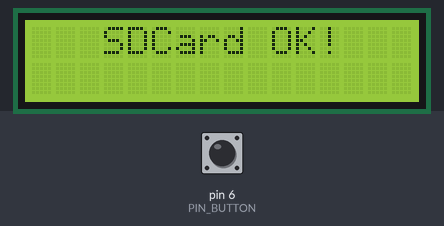
This program was run on a simulated Arduino Uno, built with avr-gcc and run on an emulated ATmega328P. Shown: 16×2 character LCD. Inputs (shaded band) come from the test bench; at power-on: pin 6 (PIN_BUTTON) HIGH. Storage starts empty; what the program prints to the serial monitor is not drawn.

Above: at 1.7 s.
At 4.3 s:
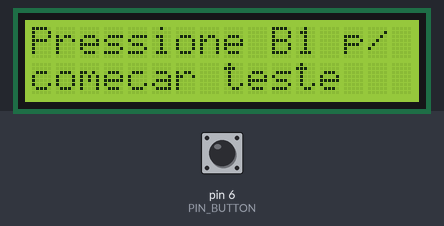
4.4 s: pin 6 (PIN_BUTTON) pulled LOW for 0.15 s
At 4.8 s:
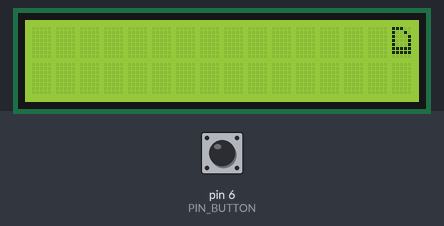
6.0 s: pin 6 (PIN_BUTTON) pulled LOW for 1 s
At 7.1 s:
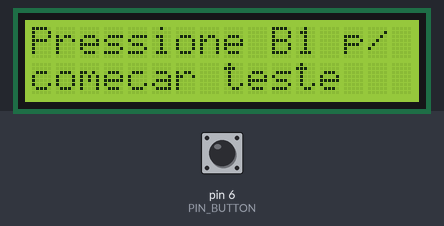
8.5 s: pin 6 (PIN_BUTTON) pulled LOW for 3.2 s
At 9.2 s:
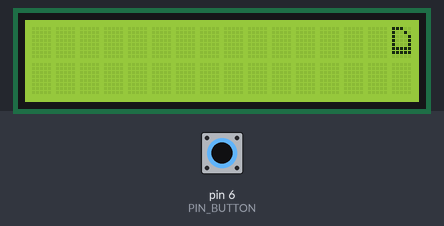
Timing chart, 0 to 11.5 s (numbered marks = the images above; inputs shaded):
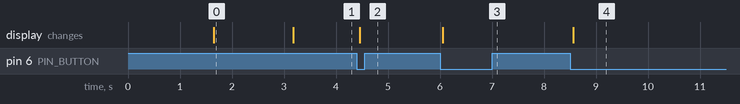

Measured:
- after the input at 4.4 s, the display: changes after 0.06 s (image 2)
- after the input at 6.0 s, the display: changes after 0.05 s (image 3)
- after the input at 8.5 s, the display: changes after 0.06 s (image 4)
- what the display in image 0 shows lasts 1.6 s, from 1.6 s to 3.2 s

The program:

main.cpp
```cpp
/***********************************************************************************************************************
 * @file main.cpp
 * @brief Ponto de entrada do firmware — delega toda a logica ao CoreModule.
 **********************************************************************************************************************/

#include <Arduino.h>
#include "CoreModule.h"

void setup() {
    CoreModule_Init();
}

void loop() {
    CoreModule_Update();
}
```

CoreModule.h
```cpp
#pragma once

/***********************************************************************************************************************
 * @file CoreModule.h
 * @addtogroup CoreModule
 * @brief Interface do modulo principal — maquina de estados e ciclo de atualizacao.
 * @details Responsavel pela inicializacao dos sistemas e pela maquina de estados (IDLE <-> LOGGING).
 *          Nao editar entre testes.
 **********************************************************************************************************************/

/***********************************************************************************************************************
 * PROTOTIPOS PUBLICOS
 **********************************************************************************************************************/

void CoreModule_Init();
void CoreModule_Update();
```

SdModule.h
```cpp
#pragma once
#include <Arduino.h>

/***********************************************************************************************************************
 * @file SdModule.h
 * @addtogroup SdModule
 * @brief Interface do modulo de logging CSV em cartao SD via HSPI.
 * @details Todas as funcoes retornam bool: true = sucesso, false = erro.
 *          Erros sao reportados via Serial (115200 baud).
 **********************************************************************************************************************/

/***********************************************************************************************************************
 * PROTOTIPOS PUBLICOS
 **********************************************************************************************************************/

bool     SdModule_Init();
bool     SdModule_StartLog(const char* csvHeader);
bool     SdModule_StopLog();
bool     SdModule_WriteLine(const char* line);
bool     SdModule_IsLogging();
uint32_t SdModule_GetRowCount();
```

CoreModule.cpp
```cpp
/***********************************************************************************************************************
 * @file CoreModule.cpp
 * @addtogroup CoreModule
 * @brief Implementacao do modulo principal — maquina de estados e ciclo de atualizacao.
 * @author  Gabriel Domingos
 * @details Responsavel pelo timer de 1 ms via hardware, debounce do botao e maquina de estados
 *          IDLE <-> LOGGING. Nao editar entre testes.
 **********************************************************************************************************************/

/***********************************************************************************************************************
 * INCLUDES
 **********************************************************************************************************************/

#include "CoreModule.h"
#include "PinConfig.h"
#include "SdModule.h"
#include "LcdModule.h"
#include <TimerOne.h>    // Biblioteca de timer de hardware para Arduino Uno (substitui timerBegin do ESP32)

extern void        UserCode_Setup();
extern void        UserCode_Loop();
extern void        UserCode_UpdateDisplay(uint32_t elapsedMs);
extern void        UserCode_Stop();
extern const char* UserCode_GetCsvHeader();
extern const char* UserCode_GetDataRow(uint32_t elapsedMs);

/***********************************************************************************************************************
 * VARIAVEIS LOCAIS
 **********************************************************************************************************************/

/* --- ESP32: handle do timer de hardware Espressif (comentado) ---
static hw_timer_t*       _timer   = nullptr;
*/
static volatile uint32_t _sysTick = 0;

enum State { STATE_IDLE, STATE_LOGGING };

static State    _state      = STATE_IDLE;
static uint32_t _logStartMs = 0;
static uint32_t _lastLogMs  = 0;
static bool     _btnPrev    = false;

static const uint8_t DEBOUNCE_TICKS = 10; ///< Janela de debounce em ms

static bool     _debouncedBtn    = false;
static uint8_t  _debounceCounter = 0;
static uint32_t _lastTick        = 0;

/***********************************************************************************************************************
 * FUNCOES PRIVADAS
 **********************************************************************************************************************/

/***********************************************************************************************************************
 * @brief ISR do timer de hardware — incrementa o tick global a cada 1 ms.
 * @retval Nenhum.
 **********************************************************************************************************************/
/* --- ESP32: IRAM_ATTR coloca a ISR na SRAM interna do chip; nao existe no AVR (comentado) ---
void IRAM_ATTR _Timer_ISR() {
    _sysTick++;
}
*/
/* --- Arduino Uno: ISR chamada pelo TimerOne a cada 1 ms --- */
void _Timer_ISR() {
    _sysTick++;
}

/***********************************************************************************************************************
 * @brief Retorna o tempo atual em milissegundos desde o inicio da execucao.
 * @retval Timestamp em ms.
 **********************************************************************************************************************/
static inline uint32_t _GetMs() {
    return _sysTick;
}

/***********************************************************************************************************************
 * @brief Aplica debounce digital por amostragem de 1 ms.
 * @details Confirma mudanca de estado somente apos DEBOUNCE_TICKS amostras consecutivas no novo estado.
 * @param rawInput  Leitura bruta do pino (true = pressionado).
 * @retval Estado debouncado do botao.
 **********************************************************************************************************************/
static bool _Debounce_Read(bool rawInput) {
    uint32_t currentTick = _GetMs();

    if (currentTick != _lastTick) {
        _lastTick = currentTick;

        if (rawInput != _debouncedBtn) {
            if (++_debounceCounter >= DEBOUNCE_TICKS) {
                _debouncedBtn    = rawInput;
                _debounceCounter = 0;
            }
        } else {
            _debounceCounter = 0;
        }
    }

    return _debouncedBtn;
}

/***********************************************************************************************************************
 * FUNCOES PUBLICAS
 **********************************************************************************************************************/

/***********************************************************************************************************************
 * @brief Inicializa todos os subsistemas do case de testes.
 * @details Configura o timer de 1 ms, inicializa LCD e SD Card, chama UserCode_Setup()
 *          e aguarda o primeiro pressionamento do botao.
 * @retval Nenhum.
 **********************************************************************************************************************/
void CoreModule_Init() {
    Serial.begin(115200);

    /* --- ESP32: timer de hardware Espressif — prescaler 80 (1 tick = 1 us), alarme a cada 1000 us = 1 ms (comentado) ---
    _timer = timerBegin(0, 80, true);
    timerAttachInterrupt(_timer, &_Timer_ISR, true);
    timerAlarmWrite(_timer, 1000, true);
    timerAlarmEnable(_timer);
    */
    /* --- Arduino Uno: TimerOne — inicializa com periodo de 1000 us (1 ms) e registra a ISR --- */
    Timer1.initialize(1000);
    Timer1.attachInterrupt(_Timer_ISR);

    LcdModule_Init();
    /* --- ESP32: vTaskDelay usa o escalonador FreeRTOS; portTICK_PERIOD_MS converte ms em ticks (comentado) ---
    vTaskDelay(1500 / portTICK_PERIOD_MS);
    */
    delay(1500); // Arduino Uno: delay() bloqueante equivalente

    if (!SdModule_Init()) {
        LcdModule_ShowMessage(" SDCard ERROR!  ", "");
    }
    else {
        LcdModule_ShowMessage("   SDCard OK!   ", "");
    }
    /* --- ESP32 (comentado) --- vTaskDelay(1500 / portTICK_PERIOD_MS); */
    delay(1500);

    pinMode(PIN_BUTTON, INPUT_PULLUP);

    /* --- USER CODE SETUP ---- */
    UserCode_Setup();
    /* ------------------------ */

    LcdModule_ShowMessage("Pressione B1 p/", "comecar teste");
    Serial.println("[CORE] Sistema pronto.");
}

/***********************************************************************************************************************
 * @brief Executa um ciclo da maquina de estados (IDLE <-> LOGGING).
 * @details Deve ser chamada continuamente no loop() do Arduino.
 *          Gerencia o debounce do botao, dispara gravacao CSV, atualiza o display
 *          e chama UserCode_Loop() a cada iteracao durante a gravacao.
 * @retval Nenhum.
 **********************************************************************************************************************/
void CoreModule_Update() {
    bool btnNow     = _Debounce_Read(digitalRead(PIN_BUTTON) == LOW);
    bool btnPressed = (btnNow && !_btnPrev);
    _btnPrev = btnNow;
    uint32_t elapsed = _GetMs() - _logStartMs;

    switch (_state) {

        case STATE_IDLE:
            if (btnPressed) {
                bool ok = SdModule_StartLog(UserCode_GetCsvHeader());
                LcdModule_SetRecordingIndicator(ok);
                LcdModule_ShowMessage("", "");
                _logStartMs = _GetMs();
                _state      = STATE_LOGGING;
                Serial.println("[CORE] Gravacao iniciada.");
            }
            break;

        case STATE_LOGGING:

            if (_GetMs() - _lastLogMs >= USER_LOG_INTERVAL_MS) {
                _lastLogMs = _GetMs();
                if (!SdModule_WriteLine(UserCode_GetDataRow(elapsed))) {
                    LcdModule_SetRecordingIndicator(false);
                    Serial.println("[CORE] Erro ao escrever linha no SD.");
                }

                /* --- USER CODE UPDATE DISPLAY --- */
                UserCode_UpdateDisplay(elapsed);
                /* -------------------------------- */
            }

            /* --- USER CODE LOOP --- */
            UserCode_Loop();
            /* ---------------------- */

            if (btnPressed) {
                SdModule_StopLog();
                LcdModule_SetRecordingIndicator(false);
                _state = STATE_IDLE;
                LcdModule_ShowMessage("Pressione B1 p/", "comecar teste");
                Serial.println("[CORE] Gravacao encerrada.");

                /* --- USER CODE STOP LOGGING --- */
                UserCode_Stop();
                /* ------------------------------ */
            }
            break;
    }
}
```

SdModule.cpp
```cpp
/***********************************************************************************************************************
 * @file SdModule.cpp
 * @addtogroup SdModule
 * @author  Gabriel Domingos
 * @brief Implementacao do modulo de logging CSV em cartao SD via HSPI.
 **********************************************************************************************************************/

/***********************************************************************************************************************
 * INCLUDES
 **********************************************************************************************************************/

#include "SdModule.h"
#include "PinConfig.h"
#include <SPI.h>
#include <SD.h>

/***********************************************************************************************************************
 * VARIAVEIS LOCAIS
 **********************************************************************************************************************/

/* --- ESP32: HSPI e o segundo barramento SPI do ESP32, com pinos remapeaveis (comentado) ---
static SPIClass  _hspi(HSPI);
*/
static File      _logFile;
static bool      _isLogging   = false;
static uint32_t  _rowCount    = 0;
static uint32_t  _lastFlushMs = 0;

static const uint32_t FLUSH_INTERVAL_MS = 500; ///< Intervalo de flush para o SD (ms)

/***********************************************************************************************************************
 * FUNCOES PUBLICAS
 **********************************************************************************************************************/

/***********************************************************************************************************************
 * @brief Inicializa o barramento HSPI e monta o cartao SD.
 * @details Deve ser chamada uma vez no setup(), antes de qualquer outra funcao.
 *          Utiliza automaticamente os pinos PIN_SD_* de PinConfig.h.
 * @retval true   Cartao montado com sucesso.
 * @retval false  Cartao nao detectado ou falha na montagem.
 **********************************************************************************************************************/
bool SdModule_Init() {
    /* --- ESP32: HSPI permite configurar pinos SPI arbitrarios; necessario passar a instancia para SD.begin (comentado) ---
    _hspi.begin(PIN_SD_CLK, PIN_SD_MISO, PIN_SD_MOSI, PIN_SD_CS);
    if (!SD.begin(PIN_SD_CS, _hspi)) {
    */
    /* --- Arduino Uno: SPI de hardware com pinos fixos (MOSI=11, MISO=12, SCK=13); apenas o CS e configuravel --- */
    if (!SD.begin(PIN_SD_CS)) {
        Serial.println("[SD] ERRO: cartao nao detectado ou falha na montagem.");
        return false;
    }

    Serial.println("[SD] Cartao montado com sucesso.");
    return true;
}

/***********************************************************************************************************************
 * @brief Abre um novo arquivo CSV no cartao e grava a linha de cabecalho.
 * @details O nome e gerado automaticamente: /log_NNNN.csv (primeiro indice livre).
 * @param csvHeader  String de cabecalho terminada em '\n'. Exemplo: "time_ms,rpm\n"
 * @retval true   Arquivo criado e cabecalho gravado.
 * @retval false  Impossivel criar o arquivo (SD cheio ou limite de 9999 arquivos).
 **********************************************************************************************************************/
bool SdModule_StartLog(const char* csvHeader) {
    if (_isLogging) {
        SdModule_StopLog();
    }

    char filename[16];
    for (uint16_t i = 1; i <= 9999; i++) {
        snprintf(filename, sizeof(filename), "/log_%04u.csv", i);
        if (!SD.exists(filename)) {
            break;
        }
        if (i == 9999) {
            Serial.println("[SD] ERRO: limite de arquivos de log atingido (9999).");
            return false;
        }
    }

    _logFile = SD.open(filename, FILE_WRITE);
    if (!_logFile) {
        /* --- ESP32: Serial.printf existe no core Espressif; nao disponivel no AVR (comentado) ---
        Serial.printf("[SD] ERRO: nao foi possivel criar %s\n", filename);
        */
        Serial.print("[SD] ERRO: nao foi possivel criar "); Serial.println(filename);
        return false;
    }

    _logFile.print(csvHeader);
    _rowCount    = 0;
    _isLogging   = true;
    _lastFlushMs = millis();

    /* --- ESP32 (comentado) --- Serial.printf("[SD] Log iniciado: %s\n", filename); */
    Serial.print("[SD] Log iniciado: "); Serial.println(filename);
    return true;
}

/***********************************************************************************************************************
 * @brief Faz flush e fecha o arquivo de log atual.
 * @details Seguro chamar mesmo sem arquivo aberto (no-op).
 * @retval true   Arquivo fechado corretamente.
 * @retval false  Nenhum arquivo estava aberto.
 **********************************************************************************************************************/
bool SdModule_StopLog() {
    if (!_isLogging) return false;

    _logFile.flush();
    _logFile.close();
    _isLogging = false;

    /* --- ESP32 (comentado) --- Serial.printf("[SD] Log encerrado. Linhas gravadas: %lu\n", (unsigned long)_rowCount); */
    Serial.print("[SD] Log encerrado. Linhas gravadas: "); Serial.println(_rowCount);
    return true;
}

/***********************************************************************************************************************
 * @brief Adiciona uma linha de dados CSV ao arquivo aberto.
 * @details Flush automatico a cada FLUSH_INTERVAL_MS (500 ms).
 * @param line  Linha CSV completa incluindo '\n'. A formatacao e responsabilidade do chamador.
 * @retval true   Linha gravada.
 * @retval false  Nenhum arquivo aberto ou falha na escrita.
 **********************************************************************************************************************/
bool SdModule_WriteLine(const char* line) {
    if (!_isLogging) return false;

    _logFile.print(line);
    _rowCount++;

    uint32_t now = millis();
    if (now - _lastFlushMs >= FLUSH_INTERVAL_MS) {
        _logFile.flush();
        _lastFlushMs = now;
    }

    return true;
}

/***********************************************************************************************************************
 * @brief Retorna true se um arquivo de log estiver aberto e aceitando dados.
 * @retval true   Sessao de log ativa.
 * @retval false  Sessao encerrada ou nao iniciada.
 **********************************************************************************************************************/
bool SdModule_IsLogging() {
    return _isLogging;
}

/***********************************************************************************************************************
 * @brief Retorna o numero de linhas de dados gravadas na sessao atual.
 * @details Exclui a linha de cabecalho.
 * @retval Contagem de linhas desde o ultimo SdModule_StartLog().
 **********************************************************************************************************************/
uint32_t SdModule_GetRowCount() {
    return _rowCount;
}
```

Source omitted: UserCode.cpp (6255 bytes), PinConfig.h (3012 bytes), LcdModule.h (865 bytes), LcdModule.cpp (4588 bytes)
